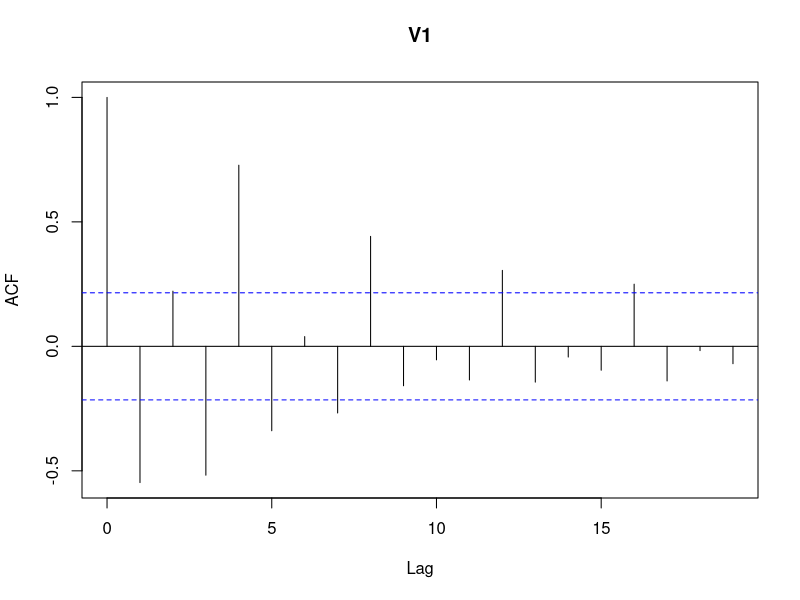
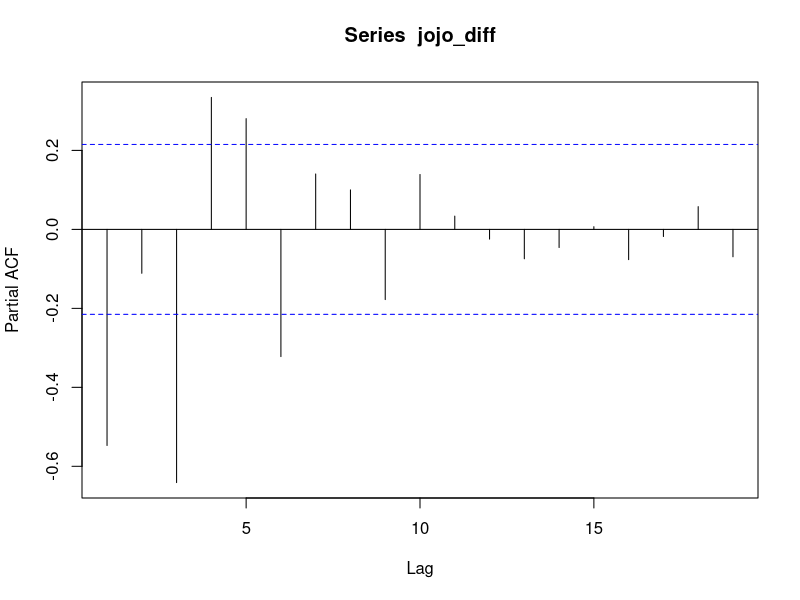
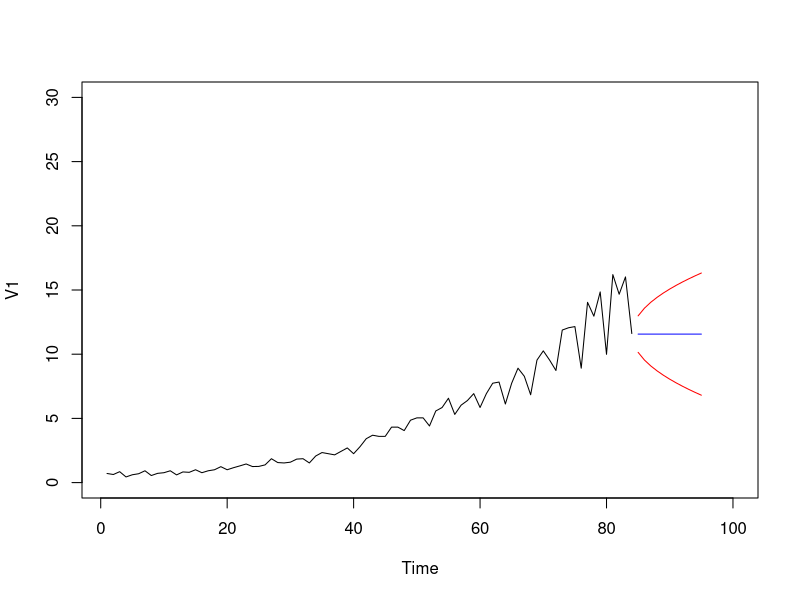

Here is the R script that generated these plots, in order:
library(stats)
library(tseries)
library(forecast)


jojo <- read.csv("jojo.csv", quote = " ", header = FALSE)
jojo_timeseries <- ts(jojo)
jojo_diff <- diff(jojo_timeseries)
# since the data used has a time varying trend we use order of differencing to be 2

adf.test(jojo_diff)
# p-value significantly small

Box.test(jojo_diff, type = "Ljung-Box")
kpss.test(jojo_diff)


acf(jojo_diff)

# There is a sharp drop in lag 6 autocorrelation of the differenced time series 
#we can consider the the MA terms at 6

pacf(jojo_diff)
# a sharp cutoff is seen at lag 6 for PACF, hence the Ar term can be considered at 6


jojo_fit_101 <- arima(jojo_timeseries,order = c(1,0,1), method = "ML")
predicted_jojo <- predict(jojo_fit_101,11)

plot(jojo_timeseries, xlim =c(1,100), ylim = c(0,30))
lines(predicted_jojo$pred, col = "blue")

lines(predicted_jojo$pred+predicted_jojo$se, col = "red")
lines(predicted_jojo$pred-predicted_jojo$se, col = "red")

